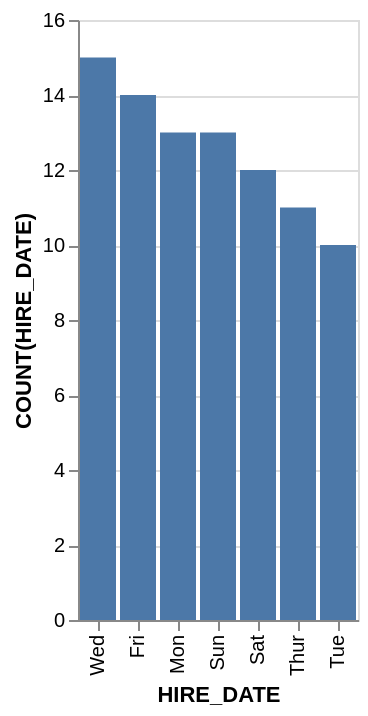

This figure's Vega-Lite source:
### Vega-Lite specification from a JSON file in a GitHub repository (floating-point values rounded to 4 significant figures)
{"data": {"values": [{"x_data": "Mon", "y_data": 13}, {"x_data": "Tue", "y_data": 10}, {"x_data": "Wed", "y_data": 15}, {"x_data": "Thur", "y_data": 11}, {"x_data": "Fri", "y_data": 14}, {"x_data": "Sat", "y_data": 12}, {"x_data": "Sun", "y_data": 13}]}, "mark": "bar", "encoding": {"x": {"field": "x_data", "type": "nominal", "title": "HIRE_DATE", "sort": {"op": "sum", "field": "y_data", "order": "descending"}}, "y": {"field": "y_data", "type": "quantitative", "title": "COUNT(HIRE_DATE)"}}}
